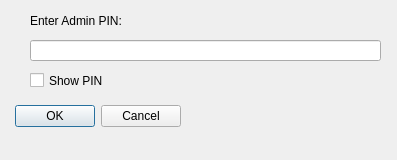
<?xml version="1.0" encoding="UTF-8"?>
<ui version="4.0">
 <class>PasswordDialog</class>
 <widget class="QDialog" name="PasswordDialog">
  <property name="geometry">
   <rect>
    <x>0</x>
    <y>0</y>
    <width>397</width>
    <height>160</height>
   </rect>
  </property>
  <property name="windowTitle">
   <string>Dialog</string>
  </property>
  <widget class="QDialogButtonBox" name="buttonBox">
   <property name="geometry">
    <rect>
     <x>10</x>
     <y>100</y>
     <width>171</width>
     <height>32</height>
    </rect>
   </property>
   <property name="orientation">
    <enum>Qt::Horizontal</enum>
   </property>
   <property name="standardButtons">
    <set>QDialogButtonBox::Cancel|QDialogButtonBox::Ok</set>
   </property>
  </widget>
  <widget class="QLineEdit" name="lineEdit">
   <property name="geometry">
    <rect>
     <x>30</x>
     <y>40</y>
     <width>351</width>
     <height>21</height>
    </rect>
   </property>
   <property name="echoMode">
    <enum>QLineEdit::Password</enum>
   </property>
  </widget>
  <widget class="QCheckBox" name="checkBox">
   <property name="geometry">
    <rect>
     <x>30</x>
     <y>70</y>
     <width>101</width>
     <height>21</height>
    </rect>
   </property>
   <property name="text">
    <string>Show PIN</string>
   </property>
  </widget>
  <widget class="QLabel" name="label">
   <property name="geometry">
    <rect>
     <x>30</x>
     <y>10</y>
     <width>111</width>
     <height>21</height>
    </rect>
   </property>
   <property name="text">
    <string>Enter Admin PIN:</string>
   </property>
  </widget>
 </widget>
 <resources/>
 <connections>
  <connection>
   <sender>buttonBox</sender>
   <signal>accepted()</signal>
   <receiver>PasswordDialog</receiver>
   <slot>accept()</slot>
   <hints>
    <hint type="sourcelabel">
     <x>248</x>
     <y>254</y>
    </hint>
    <hint type="destinationlabel">
     <x>157</x>
     <y>274</y>
    </hint>
   </hints>
  </connection>
  <connection>
   <sender>buttonBox</sender>
   <signal>rejected()</signal>
   <receiver>PasswordDialog</receiver>
   <slot>reject()</slot>
   <hints>
    <hint type="sourcelabel">
     <x>316</x>
     <y>260</y>
    </hint>
    <hint type="destinationlabel">
     <x>286</x>
     <y>274</y>
    </hint>
   </hints>
  </connection>
 </connections>
</ui>
